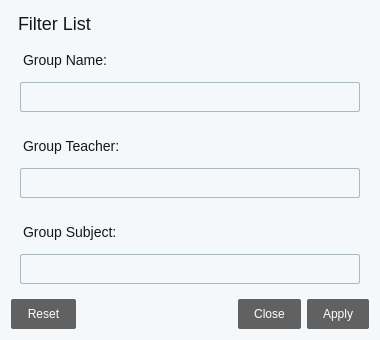
<?xml version="1.0" encoding="UTF-8"?>
<ui version="4.0">
 <class>GroupListFilters</class>
 <widget class="QDialog" name="GroupListFilters">
  <property name="geometry">
   <rect>
    <x>0</x>
    <y>0</y>
    <width>380</width>
    <height>340</height>
   </rect>
  </property>
  <property name="minimumSize">
   <size>
    <width>380</width>
    <height>340</height>
   </size>
  </property>
  <property name="maximumSize">
   <size>
    <width>380</width>
    <height>340</height>
   </size>
  </property>
  <property name="windowTitle">
   <string>Group List Filters</string>
  </property>
  <property name="styleSheet">
   <string notr="true">background: #F5F8FA;
color: #14171A;
font-family:&quot;Segoe UI&quot;,Roboto,&quot;Helvetica Neue&quot;,Arial,&quot;Noto Sans&quot;,sans-serif,&quot;Apple Color Emoji&quot;,&quot;Segoe UI Emoji&quot;,&quot;Segoe UI Symbol&quot;,&quot;Noto Color Emoji&quot;</string>
  </property>
  <property name="sizeGripEnabled">
   <bool>false</bool>
  </property>
  <property name="modal">
   <bool>false</bool>
  </property>
  <layout class="QVBoxLayout" name="verticalLayout">
   <item>
    <widget class="QLabel" name="titleLable">
     <property name="maximumSize">
      <size>
       <width>16777215</width>
       <height>40</height>
      </size>
     </property>
     <property name="styleSheet">
      <string notr="true">font-size:18px;
font-weight: 400;
padding-left:3px;</string>
     </property>
     <property name="text">
      <string>Filter List</string>
     </property>
    </widget>
   </item>
   <item>
    <widget class="QWidget" name="groupNameWidget" native="true">
     <property name="minimumSize">
      <size>
       <width>0</width>
       <height>80</height>
      </size>
     </property>
     <property name="maximumSize">
      <size>
       <width>400</width>
       <height>80</height>
      </size>
     </property>
     <layout class="QVBoxLayout" name="verticalLayout_2">
      <item>
       <widget class="QLabel" name="nameLabel">
        <property name="styleSheet">
         <string notr="true">padding-bottom: 6px;
font-size:14px;</string>
        </property>
        <property name="text">
         <string>Group Name:</string>
        </property>
       </widget>
      </item>
      <item>
       <widget class="QLineEdit" name="groupNameInput">
        <property name="styleSheet">
         <string notr="true">QLineEdit{
	padding: 6px 4px;
	border: 1px solid #aab8c2;
	border-radius: 2px;
}
QLineEdit:hover, QLineEdit:focus{
	border: 1px solid #14171a;
}</string>
        </property>
       </widget>
      </item>
     </layout>
    </widget>
   </item>
   <item>
    <widget class="QWidget" name="groupTeacherWidget" native="true">
     <property name="minimumSize">
      <size>
       <width>0</width>
       <height>80</height>
      </size>
     </property>
     <property name="maximumSize">
      <size>
       <width>400</width>
       <height>80</height>
      </size>
     </property>
     <layout class="QVBoxLayout" name="verticalLayout_3">
      <item>
       <widget class="QLabel" name="teacherLabel">
        <property name="styleSheet">
         <string notr="true">padding-bottom: 6px;
font-size:14px;</string>
        </property>
        <property name="text">
         <string>Group Teacher:</string>
        </property>
       </widget>
      </item>
      <item>
       <widget class="QLineEdit" name="groupTeacherInput">
        <property name="styleSheet">
         <string notr="true">QLineEdit{
	padding: 6px 4px;
	border: 1px solid #aab8c2;
	border-radius: 2px;
}
QLineEdit:hover, QLineEdit:focus{
	border: 1px solid #14171a;
}</string>
        </property>
       </widget>
      </item>
     </layout>
    </widget>
   </item>
   <item>
    <widget class="QWidget" name="groupSubjectWidget" native="true">
     <property name="minimumSize">
      <size>
       <width>0</width>
       <height>80</height>
      </size>
     </property>
     <property name="maximumSize">
      <size>
       <width>400</width>
       <height>80</height>
      </size>
     </property>
     <layout class="QVBoxLayout" name="verticalLayout_4">
      <item>
       <widget class="QLabel" name="subjectLabel">
        <property name="styleSheet">
         <string notr="true">padding-bottom: 6px;
font-size:14px;</string>
        </property>
        <property name="text">
         <string>Group Subject:</string>
        </property>
       </widget>
      </item>
      <item>
       <widget class="QLineEdit" name="groupSubjectInput">
        <property name="styleSheet">
         <string notr="true">QLineEdit{
	padding: 6px 4px;
	border: 1px solid #aab8c2;
	border-radius: 2px;
}
QLineEdit:hover, QLineEdit:focus{
	border: 1px solid #14171a;
}</string>
        </property>
       </widget>
      </item>
     </layout>
    </widget>
   </item>
   <item>
    <widget class="QDialogButtonBox" name="buttonBox">
     <property name="styleSheet">
      <string notr="true">QPushButton {
background: #616161;
border-radius: 2px;
color: #fff;
padding: 8px 16px;
}</string>
     </property>
     <property name="orientation">
      <enum>Qt::Horizontal</enum>
     </property>
     <property name="standardButtons">
      <set>QDialogButtonBox::Apply|QDialogButtonBox::Close|QDialogButtonBox::Reset</set>
     </property>
    </widget>
   </item>
  </layout>
 </widget>
 <resources/>
 <connections>
  <connection>
   <sender>buttonBox</sender>
   <signal>accepted()</signal>
   <receiver>GroupListFilters</receiver>
   <slot>accept()</slot>
   <hints>
    <hint type="sourcelabel">
     <x>248</x>
     <y>254</y>
    </hint>
    <hint type="destinationlabel">
     <x>157</x>
     <y>274</y>
    </hint>
   </hints>
  </connection>
  <connection>
   <sender>buttonBox</sender>
   <signal>rejected()</signal>
   <receiver>GroupListFilters</receiver>
   <slot>reject()</slot>
   <hints>
    <hint type="sourcelabel">
     <x>316</x>
     <y>260</y>
    </hint>
    <hint type="destinationlabel">
     <x>286</x>
     <y>274</y>
    </hint>
   </hints>
  </connection>
 </connections>
</ui>
